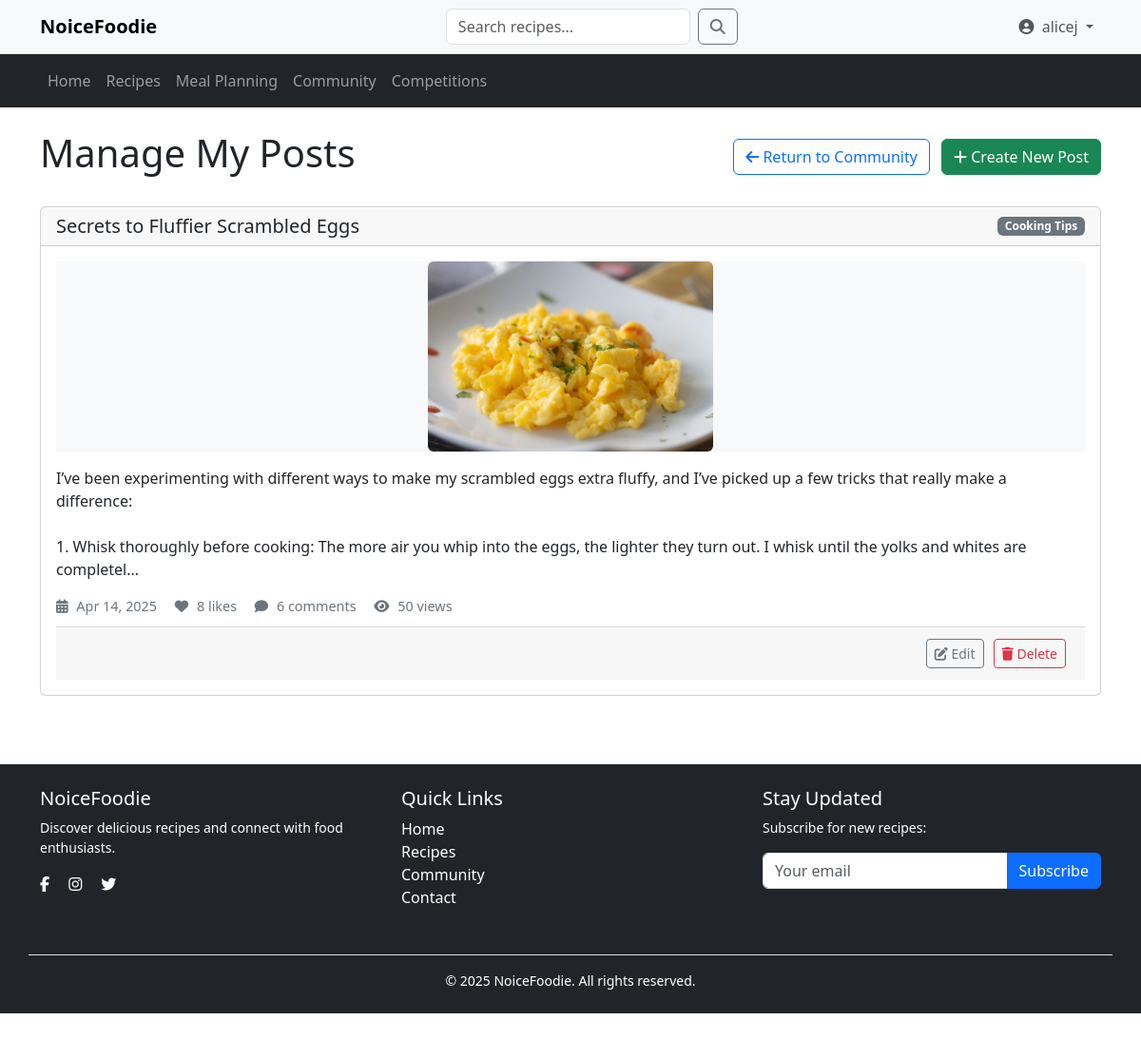
Before: /community/manage_post.php (signed in) with the older database file.
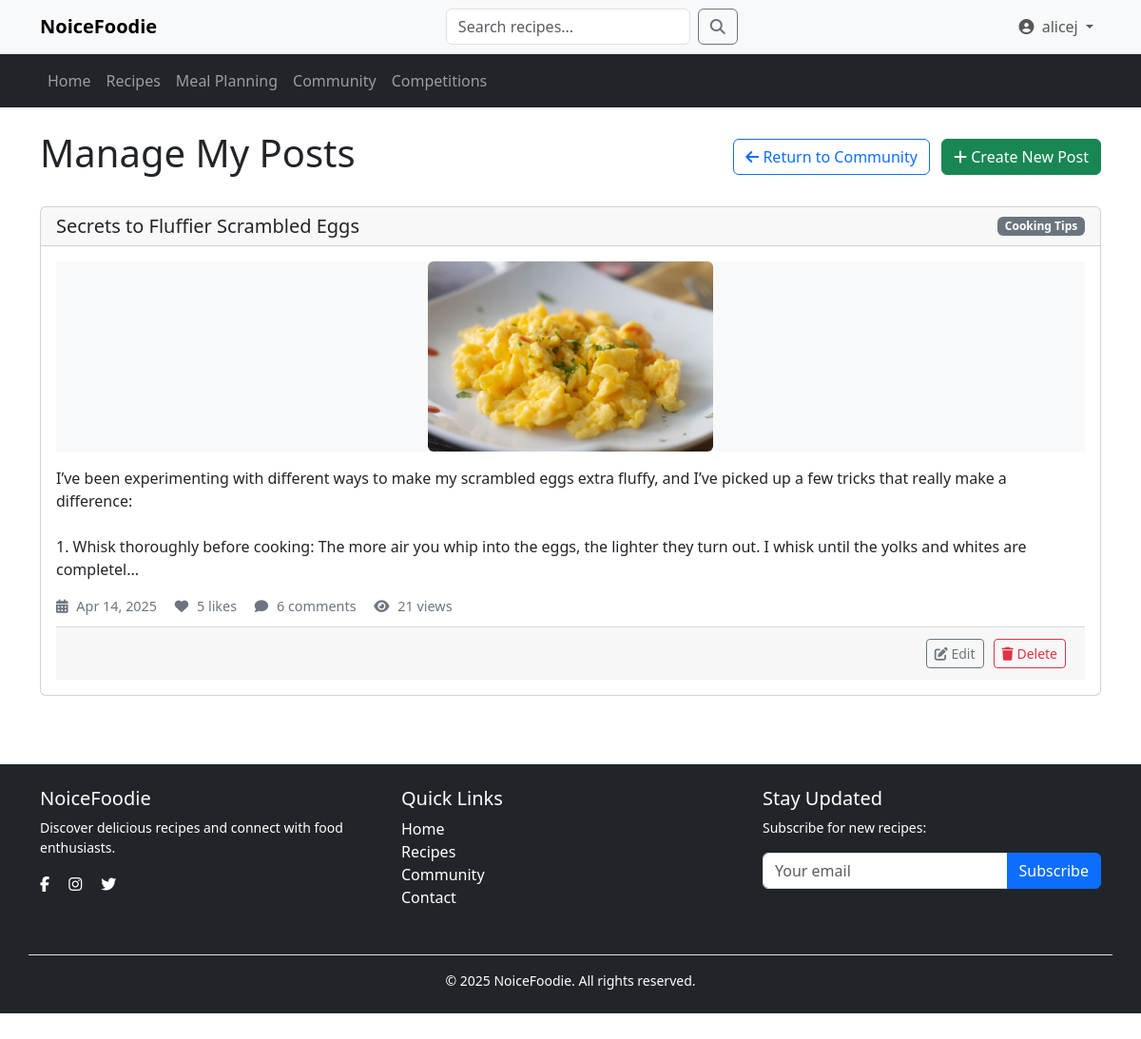
After: the same page with the newer database file.
### tables this page shows
CREATE TABLE IF NOT EXISTS discussion_posts (
    post_id INT AUTO_INCREMENT PRIMARY KEY,
    user_id INT NOT NULL,
    title VARCHAR(255) NOT NULL,
    content TEXT NOT NULL,
    image_url VARCHAR(255) DEFAULT NULL,
    category VARCHAR(100) NOT NULL,
    post_date TIMESTAMP DEFAULT CURRENT_TIMESTAMP,
    view_count INT DEFAULT 0,
    like_count INT DEFAULT 0,
    FOREIGN KEY (user_id) REFERENCES usersDB.users(user_id) ON DELETE CASCADE
);

### community/manage_post.php (the view, shortened to what the changed rows need)
<?php
require_once '../config/db.php';
$user_id = $_SESSION['user_id'];
$posts_stmt = $communityDB->prepare("
    SELECT dp.*,
           (SELECT COUNT(*) FROM post_comments WHERE post_id = dp.post_id) AS comment_count
    FROM discussion_posts dp
    WHERE dp.user_id = ?
    ORDER BY dp.post_date DESC
");
$posts_stmt->execute([$user_id]);
$posts = $posts_stmt->fetchAll(PDO::FETCH_ASSOC);
?>
<!DOCTYPE html>
<html lang="en">
<head>
    <link href="https://cdn.jsdelivr.net/npm/bootstrap@5.3.2/dist/css/bootstrap.min.css" rel="stylesheet">
    <link rel="stylesheet" href="https://cdnjs.cloudflare.com/ajax/libs/font-awesome/6.0.0/css/all.min.css">
    <link rel="stylesheet" href="css/community.css">
</head>
<body>
    <div class="container mt-4">
        <div class="d-flex justify-content-between align-items-center mb-4">
            <h1>Manage My Posts</h1>
        </div>
        <?php if (empty($posts)): ?>
            <div class="empty-posts">
                <i class="fas fa-comments"></i>
                <h3>You haven't created any posts yet</h3>
                <p class="text-muted">Share your thoughts with the community by creating your first post</p>
                <a href="create_post.php" class="btn btn-primary mt-2">Create Your First Post</a>
            </div>
        <?php else: ?>
            <div class="row">
                <?php foreach ($posts as $post): ?>
                    <div class="col-md-12 mb-4" id="post-container-<?= $post['post_id'] ?>">
                        <div class="card">
                            <div class="card-header d-flex justify-content-between align-items-center">
                                <h5 class="mb-0"><?= htmlspecialchars($post['title']) ?></h5>
                                <span class="badge bg-secondary"><?= htmlspecialchars($post['category']) ?></span>
                            </div>
                            <div class="card-body">
                                <?php if (!empty($post['image_url'])): ?>
                                    <div class="post-image mb-3">
                                        <?php
                                            if (strpos($post['image_url'], 'uploads/discussion_post_img/') !== false) {
                                                $image_path = '../' . $post['image_url'];
                                            } else if (strpos($post['image_url'], 'uploads/posts/') !== false) {
                                                $image_path = '../' . $post['image_url'];
                                            } else {
                                                $image_path = '../assets/community/discussion_posts_img/' . basename($post['image_url']);
                                            }
                                        ?>
                                        <img src="<?= htmlspecialchars($image_path) ?>" class="img-fluid rounded"
                                             alt="Post Image" style="max-height: 200px; object-fit: cover;">
                                    </div>
                                <?php endif; ?>
                                <div class="post-content mb-3">
                                    <?= nl2br(htmlspecialchars(substr($post['content'], 0, 300) . (strlen($post['content']) > 300 ? '...' : ''))) ?>
                                </div>
                                <div class="post-stats">
                                    <span><i class="fas fa-calendar-alt"></i> <?= date('M d, Y', strtotime($post['post_date'])) ?></span>
                                    <span><i class="fas fa-heart"></i> <?= $post['like_count'] ?? 0 ?> likes</span>
                                    <span><i class="fas fa-comment"></i> <?= $post['comment_count'] ?? 0 ?> comments</span>
                                    <span><i class="fas fa-eye"></i> <?= $post['view_count'] ?? 0 ?> views</span>
                                </div>
                                <div class="post-actions">
                                    <a href="edit_post.php?id=<?= $post['post_id'] ?>" class="btn btn-sm btn-outline-secondary">
                                        <i class="fas fa-edit"></i> Edit
                                    </a>
                                    <button class="btn btn-sm btn-outline-danger delete-post" data-post-id="<?= $post['post_id'] ?>">
                                        <i class="fas fa-trash"></i> Delete
                                    </button>
                                </div>
                            </div>
                        </div>
                    </div>
                <?php endforeach; ?>
            </div>
        <?php endif; ?>
    </div>
    <?php include_once '../includes/footer.php'; ?>
</body>
</html>

Changed rows visible on the page:
changed discussion_posts "Secrets to Fluffier Scrambled Eggs": like_count "8" → "5"; view_count "50" → "21"
